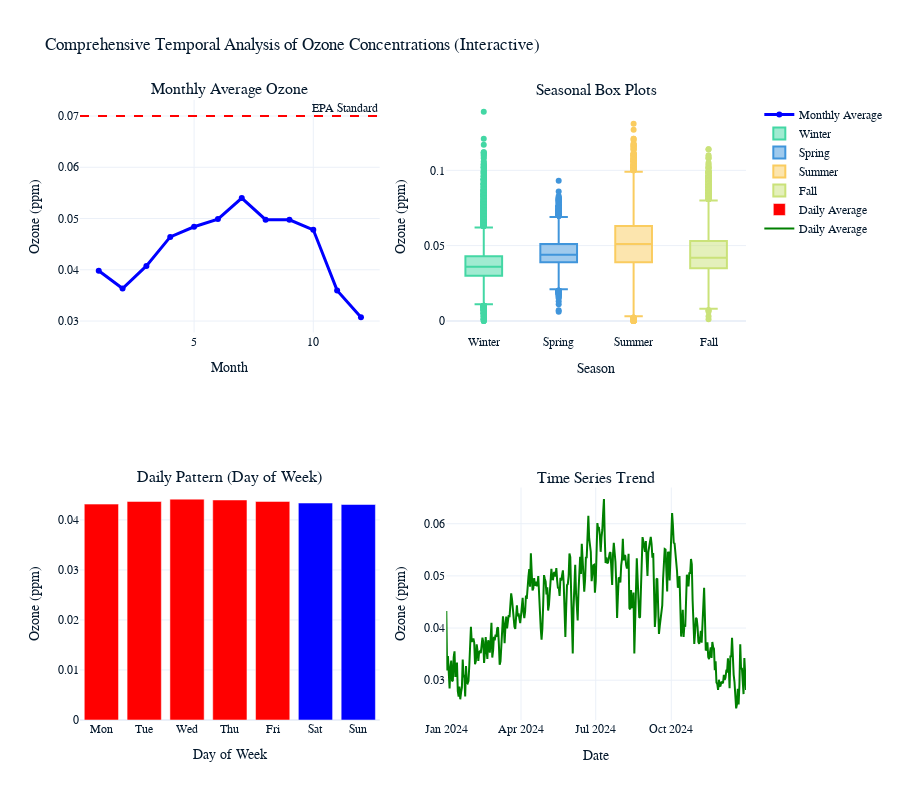

Notebook cell for this chart:
### Markdown cell above
### How we visualize temporal patterns:

### Code cell
# Create comprehensive temporal analysis visualization
fig = make_subplots(
    rows=2, cols=2,
    subplot_titles=('Monthly Average Ozone', 'Seasonal Box Plots', 
                   'Daily Pattern (Day of Week)', 'Time Series Trend'),
    specs=[[{"secondary_y": False}, {"secondary_y": False}],
           [{"secondary_y": False}, {"secondary_y": False}]]
)

# Monthly averages
monthly_avg = ozone_clean.groupby('Month')['Ozone_ppm'].mean()
fig.add_trace(
    go.Scatter(x=list(range(1, 13)), y=monthly_avg.values, 
               mode='lines+markers', name='Monthly Average',
               line=dict(color='blue', width=3)),
    row=1, col=1
)
fig.add_hline(y=0.070, line_dash="dash", line_color="red", 
              annotation_text="EPA Standard", row=1, col=1)

# Seasonal box plots
seasons_order = ['Winter', 'Spring', 'Summer', 'Fall']
for i, season in enumerate(seasons_order):
    season_data = ozone_clean[ozone_clean['Season'] == season]['Ozone_ppm']
    fig.add_trace(
        go.Box(y=season_data.values, name=season, boxpoints='outliers'),
        row=1, col=2
    )

# Day of week pattern
dow_avg = ozone_clean.groupby('DayOfWeek')['Ozone_ppm'].mean()
dow_names = ['Mon', 'Tue', 'Wed', 'Thu', 'Fri', 'Sat', 'Sun']
fig.add_trace(
    go.Bar(x=dow_names, y=dow_avg.values, name='Daily Average',
           marker_color=['red' if i < 5 else 'blue' for i in range(7)]),
    row=2, col=1
)

# Time series trend
daily_avg = ozone_clean.groupby('Date_Clean')['Ozone_ppm'].mean().reset_index()
fig.add_trace(
    go.Scatter(x=daily_avg['Date_Clean'], y=daily_avg['Ozone_ppm'],
               mode='lines', name='Daily Average', line=dict(color='green')),
    row=2, col=2
)

fig.update_xaxes(title_text="Month", row=1, col=1)
fig.update_yaxes(title_text="Ozone (ppm)", row=1, col=1)
fig.update_xaxes(title_text="Season", row=1, col=2)
fig.update_yaxes(title_text="Ozone (ppm)", row=1, col=2)
fig.update_xaxes(title_text="Day of Week", row=2, col=1)
fig.update_yaxes(title_text="Ozone (ppm)", row=2, col=1)
fig.update_xaxes(title_text="Date", row=2, col=2)
fig.update_yaxes(title_text="Ozone (ppm)", row=2, col=2)

fig.update_layout(height=800, title_text="Comprehensive Temporal Analysis of Ozone Concentrations (Interactive)")
fig.show()

### Figure 1 — Plotly figure (JSON) as saved in the notebook; plotly's stock layout.template omitted (floating-point values rounded to 4 significant figures; data arrays with more than 128 entries replaced by an {"elided": "..."} marker saying what was removed)
{"data": [{"line": {"color": "blue", "width": 3}, "mode": "lines+markers", "name": "Monthly Average", "type": "scatter", "x": [1, 2, 3, 4, 5, 6, 7, 8, 9, 10, 11, 12], "xaxis": "x", "y": [0.0398, 0.03634, 0.04075, 0.04642, 0.04839, 0.04988, 0.05399, 0.04978, 0.04974, 0.04781, 0.03598, 0.03077], "yaxis": "y"}, {"boxpoints": "outliers", "name": "Winter", "type": "box", "xaxis": "x2", "y": {"elided": "19370 float values"}, "yaxis": "y2"}, {"boxpoints": "outliers", "name": "Spring", "type": "box", "xaxis": "x2", "y": {"elided": "10620 float values"}, "yaxis": "y2"}, {"boxpoints": "outliers", "name": "Summer", "type": "box", "xaxis": "x2", "y": {"elided": "11094 float values"}, "yaxis": "y2"}, {"boxpoints": "outliers", "name": "Fall", "type": "box", "xaxis": "x2", "y": {"elided": "10937 float values"}, "yaxis": "y2"}, {"marker": {"color": ["red", "red", "red", "red", "red", "blue", "blue"]}, "name": "Daily Average", "type": "bar", "x": ["Mon", "Tue", "Wed", "Thu", "Fri", "Sat", "Sun"], "xaxis": "x3", "y": [0.04316, 0.0437, 0.04416, 0.04399, 0.0437, 0.04338, 0.04308], "yaxis": "y3"}, {"line": {"color": "green"}, "mode": "lines", "name": "Daily Average", "type": "scatter", "x": {"elided": "366 str values"}, "xaxis": "x4", "y": {"elided": "366 float values"}, "yaxis": "y4"}], "layout": {"annotations": [{"font": {"size": 16}, "showarrow": false, "text": "Monthly Average Ozone", "x": 0.225, "xanchor": "center", "xref": "paper", "y": 1, "yanchor": "bottom", "yref": "paper"}, {"font": {"size": 16}, "showarrow": false, "text": "Seasonal Box Plots", "x": 0.775, "xanchor": "center", "xref": "paper", "y": 1, "yanchor": "bottom", "yref": "paper"}, {"font": {"size": 16}, "showarrow": false, "text": "Daily Pattern (Day of Week)", "x": 0.225, "xanchor": "center", "xref": "paper", "y": 0.375, "yanchor": "bottom", "yref": "paper"}, {"font": {"size": 16}, "showarrow": false, "text": "Time Series Trend", "x": 0.775, "xanchor": "center", "xref": "paper", "y": 0.375, "yanchor": "bottom", "yref": "paper"}, {"showarrow": false, "text": "EPA Standard", "x": 1, "xanchor": "right", "xref": "x domain", "y": 0.07, "yanchor": "bottom", "yref": "y"}], "height": 800, "shapes": [{"line": {"color": "red", "dash": "dash"}, "type": "line", "x0": 0, "x1": 1, "xref": "x domain", "y0": 0.07, "y1": 0.07, "yref": "y"}], "title": {"text": "Comprehensive Temporal Analysis of Ozone Concentrations (Interactive)"}, "xaxis": {"anchor": "y", "domain": [0, 0.45], "title": {"text": "Month"}}, "xaxis2": {"anchor": "y2", "domain": [0.55, 1], "title": {"text": "Season"}}, "xaxis3": {"anchor": "y3", "domain": [0, 0.45], "title": {"text": "Day of Week"}}, "xaxis4": {"anchor": "y4", "domain": [0.55, 1], "title": {"text": "Date"}}, "yaxis": {"anchor": "x", "domain": [0.625, 1], "title": {"text": "Ozone (ppm)"}}, "yaxis2": {"anchor": "x2", "domain": [0.625, 1], "title": {"text": "Ozone (ppm)"}}, "yaxis3": {"anchor": "x3", "domain": [0, 0.375], "title": {"text": "Ozone (ppm)"}}, "yaxis4": {"anchor": "x4", "domain": [0, 0.375], "title": {"text": "Ozone (ppm)"}}}}
